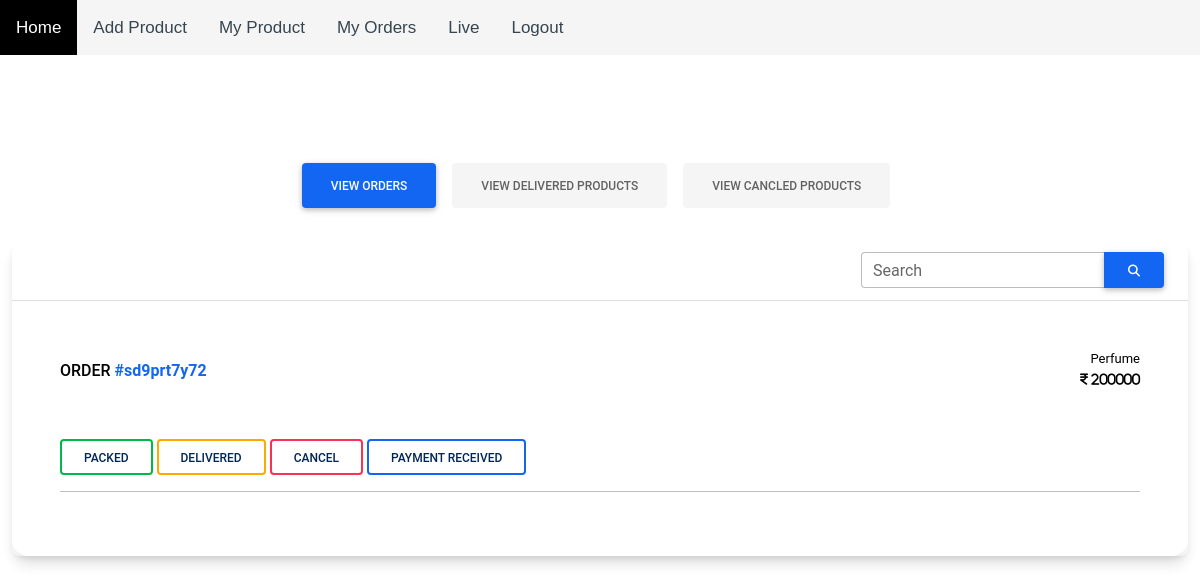
The page /seller/myorders/ on the database its author committed.
### Seller/models.py (models this page shows, shortened)
class Orders(models.Model):
        STATUS_CHOICES = (("Placed","Placed"),("Packed",'Packed'),("On Way",'On Way'),("Delivered",'Delivered'),("Cancel",'Cancel'))
        order_id = models.CharField(max_length=50,default='')
        saller = models.CharField(max_length=100,default='eauction@admin',)
        user = models.ForeignKey(User, default='', on_delete=models.CASCADE)
        products = models.CharField(max_length=50)
        price = models.CharField(max_length=50,default='')
        payment = models.CharField(max_length=100,default='')
        status = models.CharField(max_length=15,choices=STATUS_CHOICES,default='')
        paymentstatus = models.CharField(max_length=12,default='')
        date = models.DateTimeField(default=timezone.now)

class Product(models.Model):
        product_id = models.BigAutoField(primary_key=True)
        product_id2 = models.CharField(max_length=100,default='')
        seller = models.CharField(max_length=100)
        product_name = models.CharField(max_length=100)
        category = models.ForeignKey(category, default="", verbose_name="Category", on_delete=models.SET_DEFAULT, null=True)
        subcategory = models.CharField(max_length=50, default="")
        price = models.IntegerField(default=0)
        current_bid = models.IntegerField(default=0)
        winning_bid = models.IntegerField(default=0)
        winner = models.CharField(max_length=100,null=True,default="")
        total_bid = models.IntegerField(default=0)
        start = models.DateTimeField()
        end = models.DateTimeField()
        bid_date = models.DateTimeField(null=True)
        description = models.TextField()
        pub_date = models.DateField(auto_now=True)
        image1 = models.ImageField(upload_to='products', default="",null=True)
        image2 = models.ImageField(upload_to='products', default="",null=True,blank=True)
        image3 = models.ImageField(upload_to='products', default="",null=True,blank=True)
        image4 = models.ImageField(upload_to='products', default="",null=True,blank=True)
        image5 = models.ImageField(upload_to='products', default="",null=True,blank=True)
        image6 = models.ImageField(upload_to='products', default="",null=True,blank=True)

### Seller/views.py (the view, shortened to what this page needs)
# urls.py: path('myorders/', views.MyOrders, name="myorders"),
def myorders(request):
    params = {
            'orders': [i for i in Orders.objects.all() if i.saller == request.user.username and i.status != 'Delivered' and i.status != 'Cancel'],
            'delivered': [i for i in Orders.objects.all() if i.saller == request.user.username and i.status == 'Delivered'],
            'cancel': [i for i in Orders.objects.all() if i.saller == request.user.username and i.status == 'Cancel'],
        }
    return render(request,'seller/myorders.html',params)

### Buyer/templatetags/app_tags.py (called while the page is built)
@register.filter(name='split')
def split(str, key):
    return str.split(key)

@register.filter(name='remfl')
def remfl(str1, key):
	if str1 != '' and key != '':
		return str(str1)[int(key):-int(key)]

@register.filter(name='product')
def product(str1, key):
	if str1.split(key)[0] != '':
		ppp = Product.objects.filter(product_id=str1.split(key)[0]).first()
		return [ppp.product_name,ppp.image1.url,ppp.current_bid]

### Seller/templates/seller/myorders.html (shortened to what this page needs)
{% extends 'base2.html' %}
{% load static %}
{% load app_tags %}
{% block content %}
<section style="margin-top: 100px;">
    <div class="justify-content-center">
<ul class="nav nav-pills mb-3 justify-content-center" id="ex1" role="tablist">
    <li class="nav-item" role="presentation">
      <a class="nav-link active" id="ex1-tab-1" data-mdb-toggle="pill" href="#view_product" role="tab" aria-controls="view_product" aria-selected="true">View Orders</a>
    </li>
    <li class="nav-item" role="presentation">
      <a class="nav-link" id="ex1-tab-2" data-mdb-toggle="pill" href="#deliver_product" role="tab" aria-controls="deliver_product" aria-selected="false">View Delivered Products</a>
    </li>
    <li class="nav-item" role="presentation">
        <a class="nav-link" id="ex1-tab-3" data-mdb-toggle="pill" href="#cancle_product" role="tab" aria-controls="cancle_product" aria-selected="false">View Cancled Products</a>
      </li>
  </ul>
  <div class="tab-content" id="ex1-content">
    <div class="tab-pane fade show active" id="view_product" role="tabpanel" aria-labelledby="ex1-tab-1">
        <div class="container-fluid my-4 d-flex justify-content-center">
            <div class="card" style="width: 100%;">
                <div class="card col-12 card-stepper text-black" style="border-radius: 16px;">
                    <div class="card-header">
                        <form action="{% url 'Seller:search' %}">
                        <div class="input-group justify-content-end">
                            <div class="form-outline">
                              <input type="search" id="form1" name="query" class="form-control" />
                              <label class="form-label" for="form1">Search</label>
                            </div>
                            <button type="submit" class="btn btn-primary">
                              <i class="fas fa-search"></i>
                            </button>
                          </div>
                        </form>
                    </div>
                    <div class="card-body p-5">
                    {% if orders %}
                    {% for ord in orders %}
                    <div class="row">
                        {% for item in ord.products|split:',' %}
                    <div class="d-flex justify-content-between align-items-center mb-5">
                        <div>
                        <h5 class="mb-0" style="font-size: medium;">ORDER <span class="text-primary font-weight-bold">#{{ord.order_id}}</span></h5>
                        </div>
                        <div class="text-end" style="font-size: small;">
                        <p class="mb-0"> {{item|product:'|'|slice:'0:1'|remfl:'2'}}</p>
                        <p class="mb-0"><i class="fa fa-inr"> <span class="font-weight-bold">{{item|product:'|'|slice:'2:3'|remfl:'1'}}</span></i></p>
                        </div>
                    </div>
                    <div style="float: right;">
                        {% if ord.status != 'Packed' and ord.status != 'Delivered' %}
                        <form style="display: inline;" method="post">
                            <button type="submit" class="btn btn-outline-success" style="color: #012657;">Packed</button>
                        </form>
                        {% endif %}
                        {% if ord.status != 'Delivered' %}
                        <form style="display: inline;" method="post">
                            <button type="submit" class="btn btn-outline-warning" style="color: #012657;">Delivered</button>
                        </form>
                        {% endif %}
                        <form style="display: inline;" method="post">
                            <button type="submit" class="btn btn-outline-danger" style="color: #012657;">Cancel</button>
                        </form>
                        {% if ord.paymentstatus == '' %}
                        <form style="display: inline;" method="post">
                            <button type="submit" class="btn btn-outline-primary" style="color: #012657;">Payment Received</button>
                        </form>
                        {% endif %}
                    </div>
                    {% endfor %}
                    </div>
                    <hr>
                    {% endfor %}
                    {% else %}
                    <h5 class="text-danger text-center">Currently you haven't any placed order...</h5>
                    {% endif %}
                    </div>
                </div>
            </div>
        </div>
    </div>
  </div>
    </div>
</section>
{% endblock %}

### templates/base2.html (style rules this page uses)
body, html { height: 100%; }

### rows shown on the page
Orders: order_id "sd9prt7y72", products "Perfume", products "200000"
